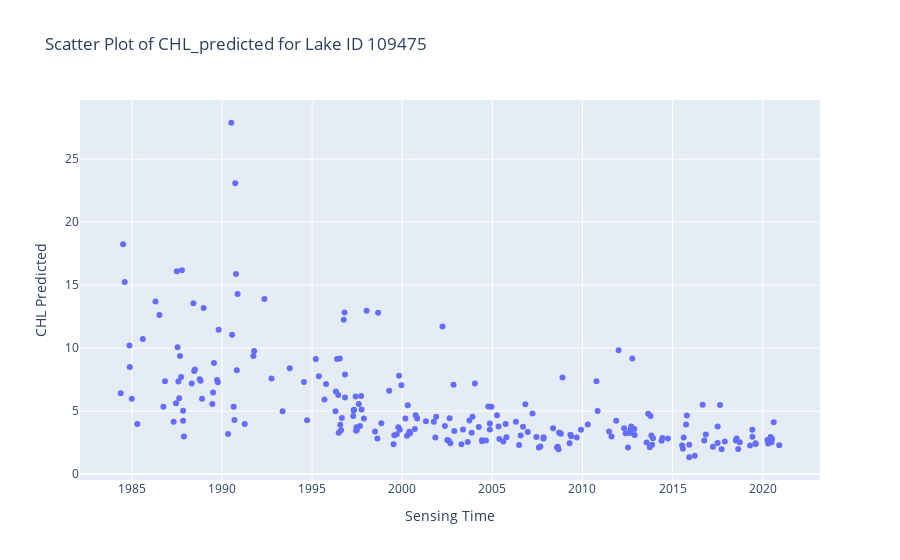
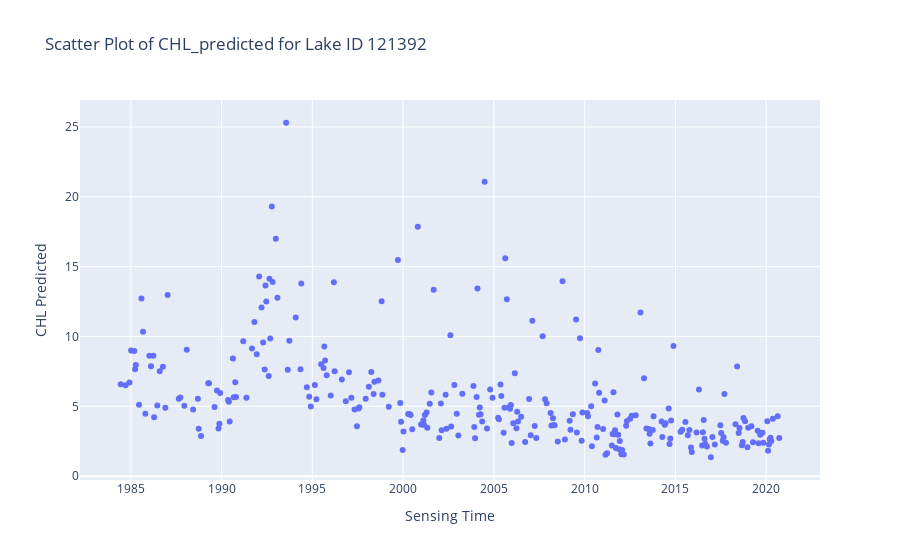
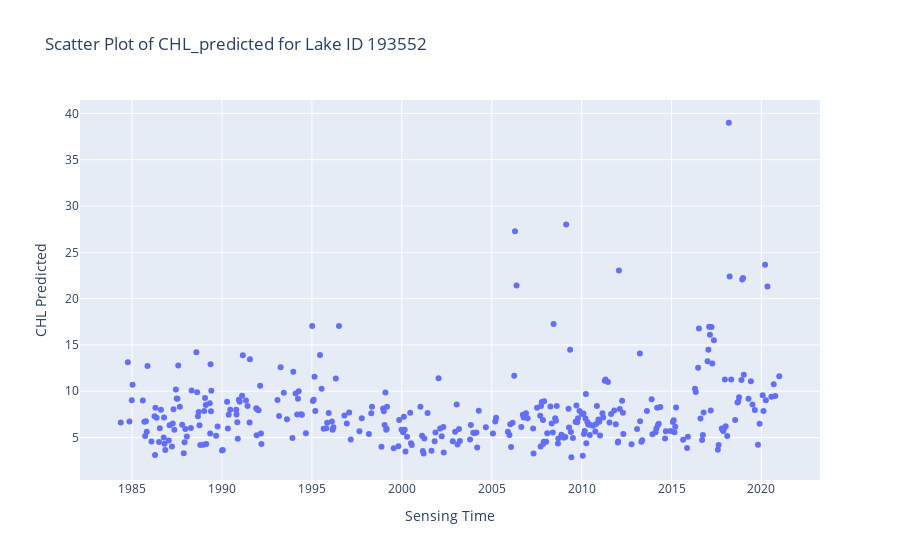
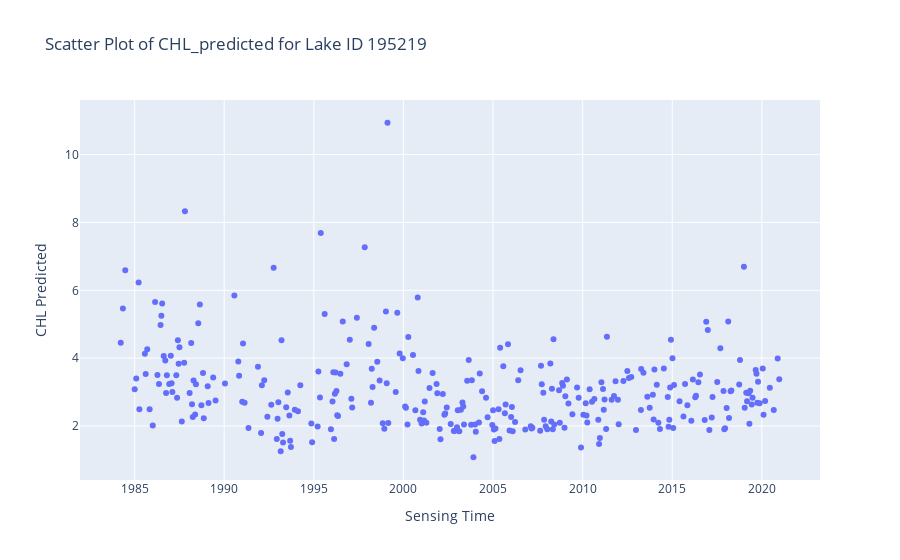

Notebook code for these charts, in order:
### Markdown cell above
- Example plotly for interactive visualization of Chl-a

### Code cell
import plotly.express as px
import pandas as pd

# Ensure 'SENSING_TIME' is in datetime format
df_data['SENSING_TIME'] = pd.to_datetime(df_data['SENSING_TIME'])

# Filter the DataFrame to include only quarry lakes
quarry_lakes_df = df_data[df_data['laketype'] == 'Quarry']

# Get unique lagoslakeid values
unique_lake_ids = quarry_lakes_df['lagoslakeid'].unique()

# Loop through each lagoslakeid and create a scatter plot
for lake_id in unique_lake_ids:
    lake_df = quarry_lakes_df[quarry_lakes_df['lagoslakeid'] == lake_id]
    fig = px.scatter(lake_df, x='SENSING_TIME', y='CHL_predicted', title=f'Scatter Plot of CHL_predicted for Lake ID {lake_id}',
                     labels={'SENSING_TIME': 'Sensing Time', 'CHL_predicted': 'CHL Predicted'})
    fig.show()

### Figure 1 — Plotly figure (JSON) as saved in the notebook; plotly's stock layout.template omitted (floating-point values rounded to 4 significant figures; data arrays with more than 128 entries replaced by an {"elided": "..."} marker saying what was removed)
{"data": [{"hovertemplate": "Sensing Time=%{x}<br>CHL Predicted=%{y}<extra></extra>", "legendgroup": "", "marker": {"color": "#636efa", "symbol": "circle"}, "mode": "markers", "name": "", "orientation": "v", "showlegend": false, "type": "scatter", "x": {"elided": "223 str values"}, "xaxis": "x", "y": {"elided": "223 float values"}, "yaxis": "y"}], "layout": {"legend": {"tracegroupgap": 0}, "title": {"text": "Scatter Plot of CHL_predicted for Lake ID 109475"}, "xaxis": {"anchor": "y", "domain": [0, 1], "title": {"text": "Sensing Time"}}, "yaxis": {"anchor": "x", "domain": [0, 1], "title": {"text": "CHL Predicted"}}}}

### Figure 2 — Plotly figure (JSON) as saved in the notebook; plotly's stock layout.template omitted (floating-point values rounded to 4 significant figures; data arrays with more than 128 entries replaced by an {"elided": "..."} marker saying what was removed)
{"data": [{"hovertemplate": "Sensing Time=%{x}<br>CHL Predicted=%{y}<extra></extra>", "legendgroup": "", "marker": {"color": "#636efa", "symbol": "circle"}, "mode": "markers", "name": "", "orientation": "v", "showlegend": false, "type": "scatter", "x": {"elided": "280 str values"}, "xaxis": "x", "y": {"elided": "280 float values"}, "yaxis": "y"}], "layout": {"legend": {"tracegroupgap": 0}, "title": {"text": "Scatter Plot of CHL_predicted for Lake ID 121392"}, "xaxis": {"anchor": "y", "domain": [0, 1], "title": {"text": "Sensing Time"}}, "yaxis": {"anchor": "x", "domain": [0, 1], "title": {"text": "CHL Predicted"}}}}

### Figure 3 — Plotly figure (JSON) as saved in the notebook; plotly's stock layout.template omitted (floating-point values rounded to 4 significant figures; data arrays with more than 128 entries replaced by an {"elided": "..."} marker saying what was removed)
{"data": [{"hovertemplate": "Sensing Time=%{x}<br>CHL Predicted=%{y}<extra></extra>", "legendgroup": "", "marker": {"color": "#636efa", "symbol": "circle"}, "mode": "markers", "name": "", "orientation": "v", "showlegend": false, "type": "scatter", "x": {"elided": "338 str values"}, "xaxis": "x", "y": {"elided": "338 float values"}, "yaxis": "y"}], "layout": {"legend": {"tracegroupgap": 0}, "title": {"text": "Scatter Plot of CHL_predicted for Lake ID 193552"}, "xaxis": {"anchor": "y", "domain": [0, 1], "title": {"text": "Sensing Time"}}, "yaxis": {"anchor": "x", "domain": [0, 1], "title": {"text": "CHL Predicted"}}}}

### Figure 4 — Plotly figure (JSON) as saved in the notebook; plotly's stock layout.template omitted (floating-point values rounded to 4 significant figures; data arrays with more than 128 entries replaced by an {"elided": "..."} marker saying what was removed)
{"data": [{"hovertemplate": "Sensing Time=%{x}<br>CHL Predicted=%{y}<extra></extra>", "legendgroup": "", "marker": {"color": "#636efa", "symbol": "circle"}, "mode": "markers", "name": "", "orientation": "v", "showlegend": false, "type": "scatter", "x": {"elided": "310 str values"}, "xaxis": "x", "y": {"elided": "310 float values"}, "yaxis": "y"}], "layout": {"legend": {"tracegroupgap": 0}, "title": {"text": "Scatter Plot of CHL_predicted for Lake ID 195219"}, "xaxis": {"anchor": "y", "domain": [0, 1], "title": {"text": "Sensing Time"}}, "yaxis": {"anchor": "x", "domain": [0, 1], "title": {"text": "CHL Predicted"}}}}
